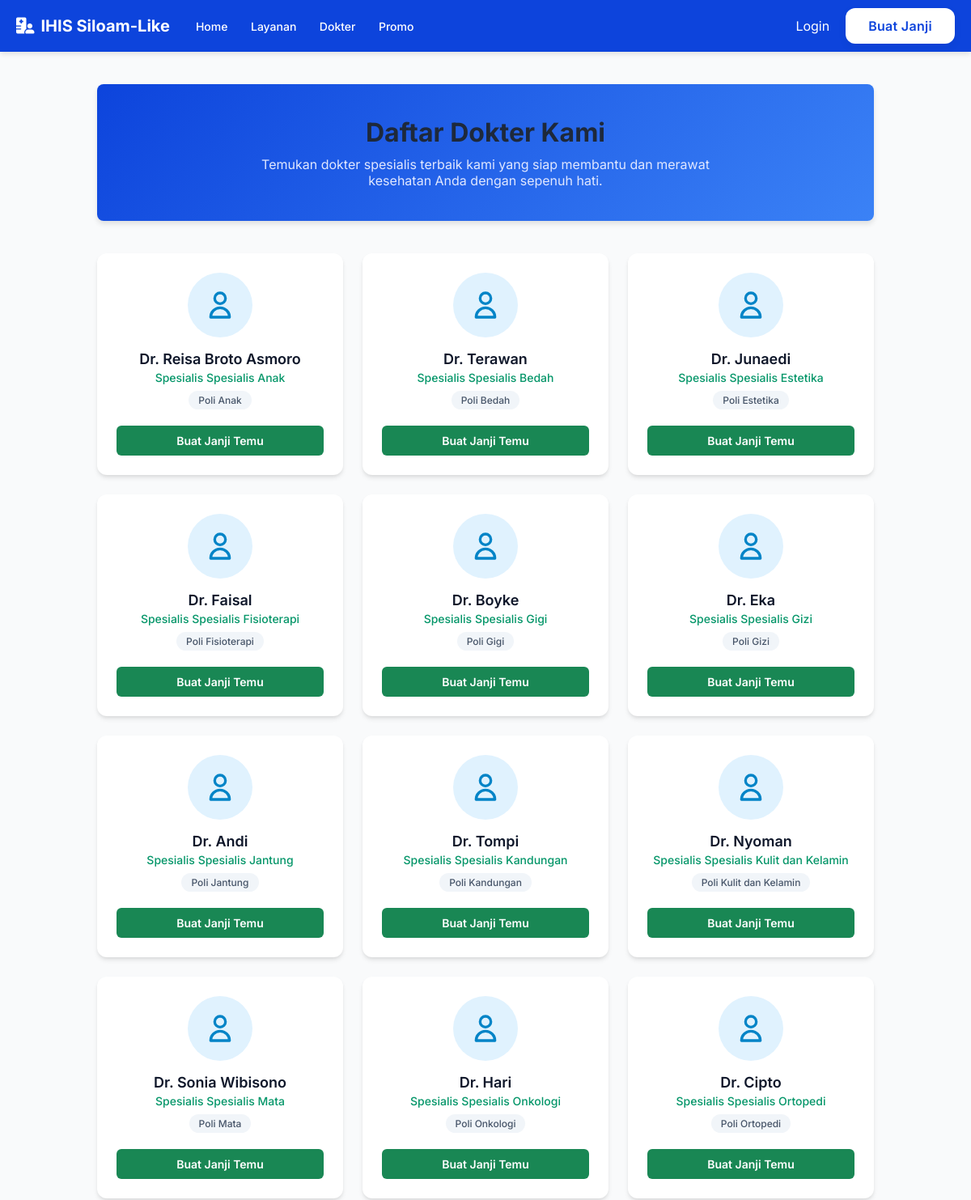
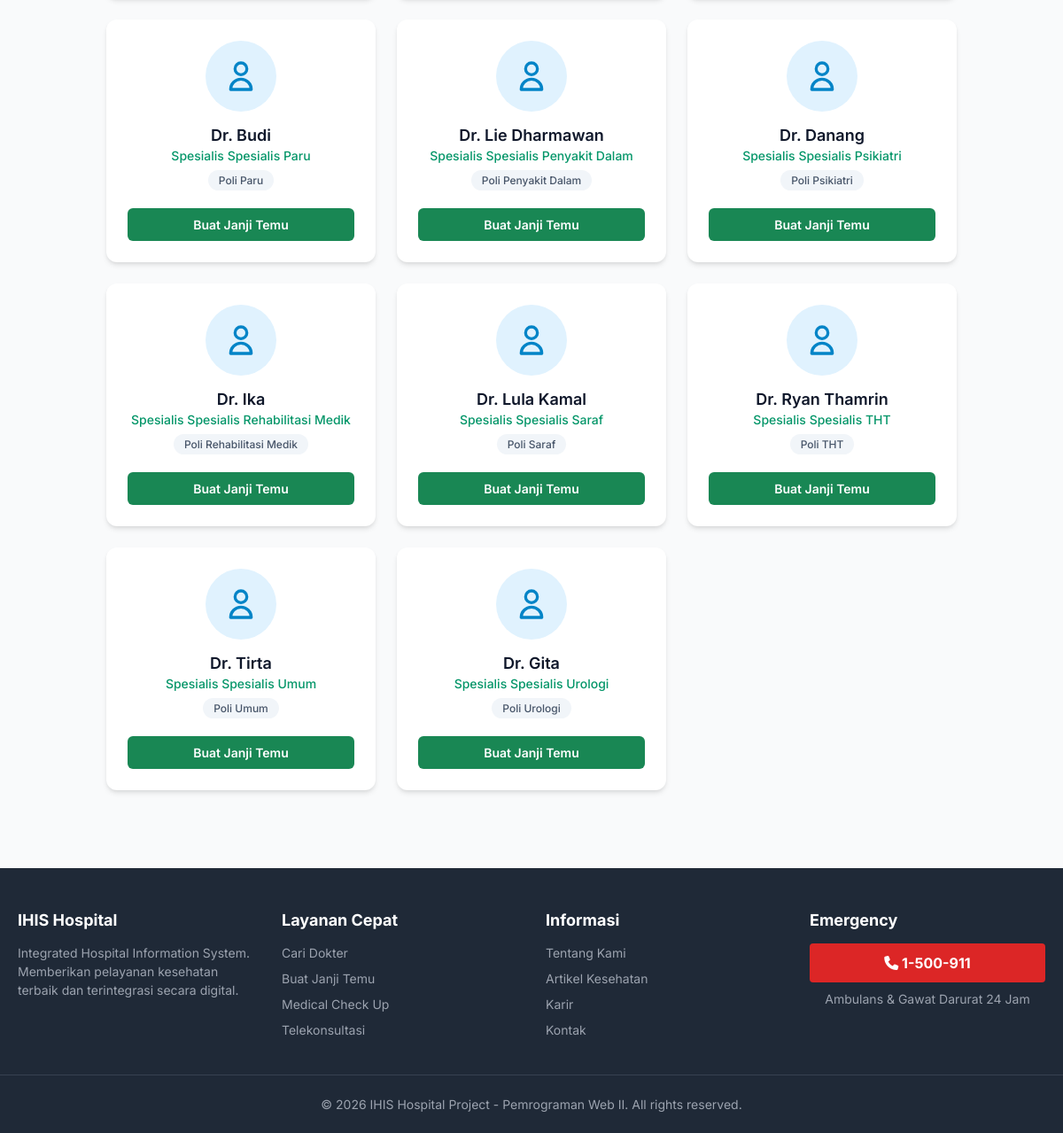
The app's page /index.php?page=doctors with its own data (2 pictures, top to bottom).
### tables this page shows
CREATE TABLE `doctors` (
  `id` int(11) NOT NULL,
  `user_id` int(11) NOT NULL,
  `poly_id` int(11) NOT NULL,
  `full_name` varchar(150) NOT NULL,
  `specialty` varchar(100) NOT NULL,
  `fee` decimal(10,2) NOT NULL DEFAULT 0.00,
  `status` enum('ACTIVE','INACTIVE') DEFAULT 'ACTIVE',
  `created_at` timestamp NULL DEFAULT current_timestamp()
);

CREATE TABLE `poly` (
  `id` int(11) NOT NULL,
  `name` varchar(100) NOT NULL,
  `description` text DEFAULT NULL,
  `created_at` timestamp NULL DEFAULT current_timestamp()
);

### public_html/index.php (called while the page is built, shortened)
<?php
$page = isset($_GET['page']) ? $_GET['page'] : 'home';
require_once 'includes/header.php';
require_once "pages/{$page}.php";
require_once 'includes/footer.php';
?>

### public_html/pages/doctors.php (the view, shortened to what this page needs)
<?php
$error = '';
$doctors = [];
try {
    $query = "
        SELECT d.id, d.full_name, d.specialty, d.fee, p.name AS poly_name
        FROM doctors d
        LEFT JOIN poly p ON d.poly_id = p.id
        WHERE d.status = 'ACTIVE'
        ORDER BY p.name ASC, d.full_name ASC
    ";
    $stmt = $pdo->query($query);
    $doctors = $stmt->fetchAll(PDO::FETCH_ASSOC);
} catch (PDOException $e) {
    $error = "Gagal memuat daftar dokter: " . $e->getMessage();
}
?>
<div class="doctors-page-container" style="max-width: 1000px; margin: 40px auto; padding: 0 20px;">
    <div class="page-header" style="text-align: center; margin-bottom: 40px;">
        <h1 style="color: #1e293b; font-size: 32px; margin-bottom: 10px;">Daftar Dokter Kami</h1>
        <p style="font-size: 16px; max-width: 600px; margin: 0 auto;">
            Temukan dokter spesialis terbaik kami yang siap membantu dan merawat kesehatan Anda dengan sepenuh hati.
        </p>
    </div>
    <?php if ($error): ?>
        <div style="background:#fee2e2; color:#b91c1c; padding:15px; border-radius:8px; border: 1px solid #f87171; text-align: center;">
            <?= htmlspecialchars($error) ?>
        </div>
    <?php else: ?>
        <div class="doctors-grid" style="display: grid; grid-template-columns: repeat(auto-fill, minmax(280px, 1fr)); gap: 24px;">
            <?php foreach ($doctors as $doc): ?>
                <div class="doctor-card" style="background: #ffffff; border-radius: 12px; padding: 24px; box-shadow: 0 4px 6px -1px rgba(0, 0, 0, 0.1), 0 2px 4px -1px rgba(0, 0, 0, 0.06); text-align: center; transition: transform 0.2s ease;">
                    <div class="doctor-avatar" style="width: 80px; height: 80px; background: #e0f2fe; border-radius: 50%; margin: 0 auto 16px; display: flex; align-items: center; justify-content: center; color: #0284c7;">
                        <svg style="width: 40px; height: 40px;" xmlns="http://www.w3.org/2000/svg" fill="none" viewBox="0 0 24 24" stroke="currentColor">
                            <path stroke-linecap="round" stroke-linejoin="round" stroke-width="2" d="M16 7a4 4 0 11-8 0 4 4 0 018 0zM12 14a7 7 0 00-7 7h14a7 7 0 00-7-7z" />
                        </svg>
                    </div>
                    <h3 style="font-size: 18px; color: #0f172a; margin: 0 0 4px; font-weight: 600;">
                        <?= htmlspecialchars($doc['full_name']) ?>
                    </h3>
                    <p style="color: #059669; font-size: 14px; font-weight: 500; margin: 0 0 8px;">
                        Spesialis <?= htmlspecialchars($doc['specialty']) ?>
                    </p>
                    <div style="display: inline-block; background: #f1f5f9; color: #475569; padding: 4px 12px; border-radius: 999px; font-size: 12px; font-weight: 500; margin-bottom: 20px;">
                        <?= htmlspecialchars($doc['poly_name'] ?? 'Poli Umum') ?>
                    </div>
                    <a href="index.php?page=book_appointment" class="btn-book" style="display: block; width: 100%; background: rgb(25, 135, 84); color: #ffffff; padding: 10px 0; border-radius: 6px; text-decoration: none; font-size: 14px; font-weight: 600; transition: background 0.2s ease;">
                        Buat Janji Temu
                    </a>
                </div>
            <?php endforeach; ?>
        </div>
    <?php endif; ?>
</div>

### public_html/includes/header.php (shortened to what this page needs)
<!DOCTYPE html>
<html lang="id">
<head>
    <link rel="stylesheet" href="assets/css/global.css">
    <?php
    $css_file = "assets/css/{$page}.css";
    if (file_exists($css_file)) {
        echo "<link rel='stylesheet' href='{$css_file}'>";
    }
    ?>
    <link rel="stylesheet" href="https://cdnjs.cloudflare.com/ajax/libs/font-awesome/6.4.0/css/all.min.css">
</head>
<body>
    <header class="navbar">
        <div class="container navbar-container">
            <div class="navbar-left">
                <a href="index.php?page=home" class="brand">
                    <i class="fa-solid fa-hospital-user"></i> IHIS Siloam-Like
                </a>
                <nav class="nav-links">
                    <a href="index.php?page=home">Home</a>
                    <a href="index.php?page=services">Layanan</a>
                    <a href="index.php?page=doctors">Dokter</a>
                    <a href="index.php?page=promo">Promo</a>
                </nav>
            </div>
            <div class="navbar-right">
                <?php if(isset($_SESSION['user_id'])): ?>
                    <span class="greeting">Halo, <?= htmlspecialchars($_SESSION['user_name']) ?></span>
                    <a href="index.php?page=dashboard" class="btn btn-primary">Dashboard</a>
                    <a href="index.php?page=logout" class="btn btn-danger">Logout</a>
                <?php else: ?>
                    <a href="index.php?page=login" class="nav-link">Login</a>
                    <a href="index.php?page=register" class="btn btn-light">Buat Janji</a>
                <?php endif; ?>
            </div>
        </div>
    </header>
    <main class="main-content">

### public_html/includes/footer.php (shortened to what this page needs)
    </main>
    <footer class="footer">
        <div class="container footer-container">
            <div class="footer-column">
                <h3>IHIS Hospital</h3>
                <p>Integrated Hospital Information System. Memberikan pelayanan kesehatan terbaik dan terintegrasi secara digital.</p>
            </div>
            <div class="footer-column">
                <h3>Layanan Cepat</h3>
                <ul>
                    <li><a href="index.php?page=doctors">Cari Dokter</a></li>
                    <li><a href="index.php?page=book_appointment">Buat Janji Temu</a></li>
                    <li><a href="index.php?page=services">Medical Check Up</a></li>
                    <li><a href="index.php?page=services">Telekonsultasi</a></li>
                </ul>
            </div>
            <div class="footer-column">
                <h3>Informasi</h3>
                <ul>
                    <li><a href="index.php?page=about">Tentang Kami</a></li>
                    <li><a href="index.php?page=articles">Artikel Kesehatan</a></li>
                    <li><a href="index.php?page=careers">Karir</a></li>
                    <li><a href="index.php?page=contact">Kontak</a></li>
                </ul>
            </div>
            <div class="footer-column">
                <h3>Emergency</h3>
                <div class="emergency-box">
                    <i class="fa-solid fa-phone"></i> 1-500-911
                </div>
                <p class="emergency-text">Ambulans & Gawat Darurat 24 Jam</p>
            </div>
        </div>
        <div class="footer-bottom">
            &copy; <?= date('Y') ?> IHIS Hospital Project - Pemrograman Web II. All rights reserved.
        </div>
    </footer>
</body>
</html>

### public_html/assets/css/global.css (style rules this page uses)
:root { --primary-color: #0d44dc; --primary-hover: #2563eb; --danger-color: #dc2626; --danger-hover: #ef4444; --bg-light: #f9fafb; --text-main: #1f2937; --text-muted: #6b7280; --white: #ffffff; --font-family: 'Inter', sans-serif; }
* { margin: 0; padding: 0; box-sizing: border-box; }
body { font-family: var(--font-family); background-color: var(--bg-light); color: var(--text-main); display: flex; flex-direction: column; min-height: 100vh; }
.container { max-w-width: 1200px; margin: 0 auto; padding: 0 20px; width: 100%; }
a { text-decoration: none; color: inherit; }
.navbar { background-color: var(--primary-color); color: var(--white); box-shadow: 0 4px 6px -1px rgba(0, 0, 0, 0.1); }
.navbar-container { display: flex; justify-content: space-between; align-items: center; height: 64px; }
.navbar-left, .navbar-right { display: flex; align-items: center; gap: 20px; }
.brand { font-size: 1.25rem; font-weight: 700; display: flex; align-items: center; gap: 8px; }
.nav-links a { padding: 8px 12px; border-radius: 4px; font-size: 0.875rem; font-weight: 500; transition: background-color 0.2s; }
.btn-light { background-color: var(--white); color: var(--primary-color); }
.btn { display: inline-flex; align-items: center; justify-content: center; gap: 8px; padding: 12px 28px; font-size: 1rem; font-weight: 600; letter-spacing: 0.3px; text-decoration: none; border: none; border-radius: 12px; cursor: pointer; transition: all 0.3s cubic-bezier(0.4, 0, 0.2, 1); box-shadow: 0 4px 12px rgba(0, 0, 0, 0.05); }
.main-content { flex-grow: 1; }
.footer { background-color: #1f2937; color: var(--white); margin-top: 48px; padding: 48px 0 24px; }
.footer-container { display: grid; grid-template-columns: repeat(auto-fit, minmax(250px, 1fr)); gap: 32px; margin-bottom: 32px; }
.footer-column h3 { font-size: 1.125rem; font-weight: 700; margin-bottom: 16px; }
.footer-column p, .footer-column ul { font-size: 0.875rem; color: #9ca3af; line-height: 1.5; }
.footer-column ul { list-style: none; }
.footer-column ul li { margin-bottom: 8px; }
.emergency-box { background-color: var(--danger-color); color: var(--white); padding: 12px; border-radius: 4px; text-align: center; font-weight: bold; margin-bottom: 8px; }
.emergency-text { text-align: center; font-size: 0.75rem; }
.footer-bottom { border-top: 1px solid #374151; padding-top: 24px; text-align: center; font-size: 0.875rem; color: #9ca3af; }

### public_html/assets/css/doctors.css (style rules this page uses)
.page-header { background: linear-gradient(135deg, var(--primary-color), #3b82f6); color: white; padding: 40px 20px; text-align: center; border-radius: 8px; margin-bottom: 30px; box-shadow: 0 4px 6px rgba(0,0,0,0.1); }
.page-header p { color: #e0e7ff; }

### records on screen
doctors: full_name "Dr. Reisa Broto Asmoro", specialty "Spesialis Anak", poly.name "Poli Anak"
doctors: full_name "Dr. Terawan", specialty "Spesialis Bedah", poly.name "Poli Bedah"
doctors: full_name "Dr. Junaedi", specialty "Spesialis Estetika", poly.name "Poli Estetika"
doctors: full_name "Dr. Faisal", specialty "Spesialis Fisioterapi", poly.name "Poli Fisioterapi"
doctors: full_name "Dr. Boyke", specialty "Spesialis Gigi", poly.name "Poli Gigi"
doctors: full_name "Dr. Eka", specialty "Spesialis Gizi", poly.name "Poli Gizi"
doctors: full_name "Dr. Andi", specialty "Spesialis Jantung", poly.name "Poli Jantung"
doctors: full_name "Dr. Tompi", specialty "Spesialis Kandungan", poly.name "Poli Kandungan"
doctors: full_name "Dr. Nyoman", specialty "Spesialis Kulit dan Kelamin", poly.name "Poli Kulit dan Kelamin"
doctors: full_name "Dr. Sonia Wibisono", specialty "Spesialis Mata", poly.name "Poli Mata"
doctors: full_name "Dr. Hari", specialty "Spesialis Onkologi", poly.name "Poli Onkologi"
doctors: full_name "Dr. Cipto", specialty "Spesialis Ortopedi", poly.name "Poli Ortopedi"
doctors: full_name "Dr. Budi", specialty "Spesialis Paru", poly.name "Poli Paru"
doctors: full_name "Dr. Lie Dharmawan", specialty "Spesialis Penyakit Dalam", poly.name "Poli Penyakit Dalam"
doctors: full_name "Dr. Danang", specialty "Spesialis Psikiatri", poly.name "Poli Psikiatri"
doctors: full_name "Dr. Ika", specialty "Spesialis Rehabilitasi Medik", poly.name "Poli Rehabilitasi Medik"
doctors: full_name "Dr. Lula Kamal", specialty "Spesialis Saraf", poly.name "Poli Saraf"
doctors: full_name "Dr. Ryan Thamrin", specialty "Spesialis THT", poly.name "Poli THT"
doctors: full_name "Dr. Tirta", specialty "Spesialis Umum", poly.name "Poli Umum"
doctors: full_name "Dr. Gita", specialty "Spesialis Urologi", poly.name "Poli Urologi"
